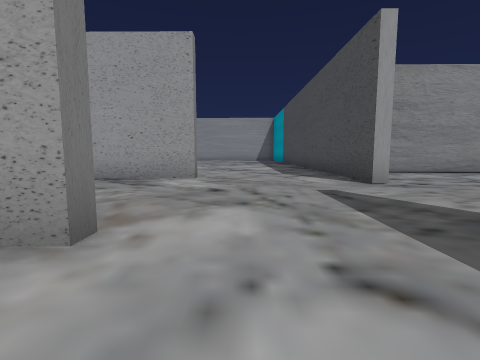
view 1 (above)

24 first-person views from a walk through a scene from a Unity 3-D project. The camera is 1.2 m above the floor, tilts 6° down and sees 85° across. The floor is counted in squares, 2 m on a side. Each view is taken from the middle of a square. On the plan, view 1 faces up. The plan holds only what a view shows up to about 9 squares ahead; the rest is blank. The place goes on beyond the plan.

view 2
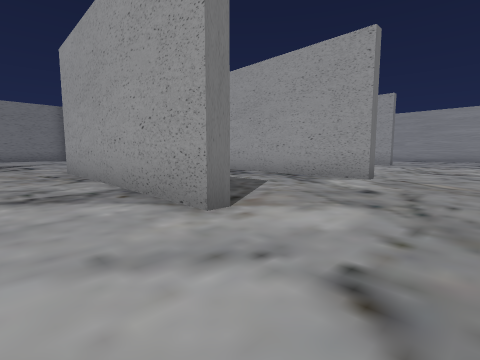

view 3
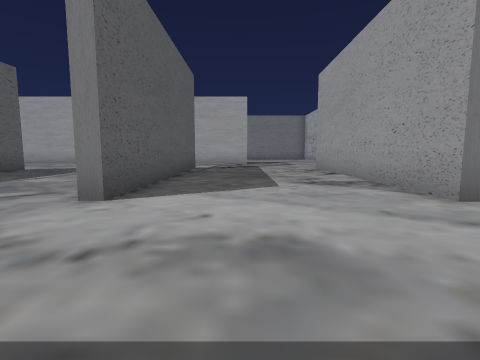

view 4
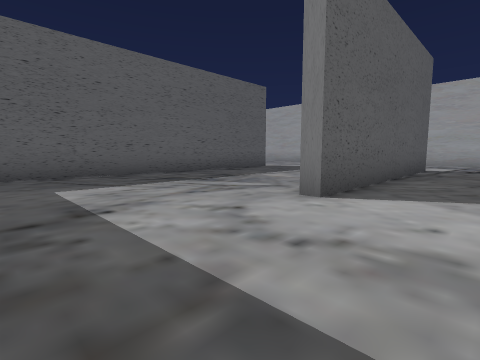

view 5
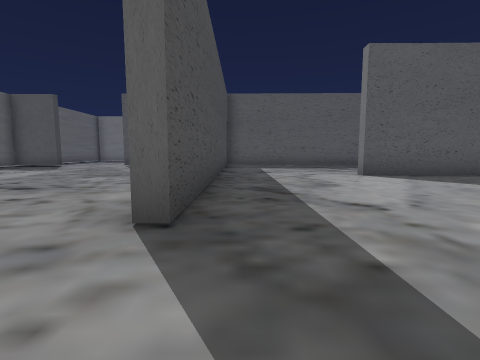

view 6
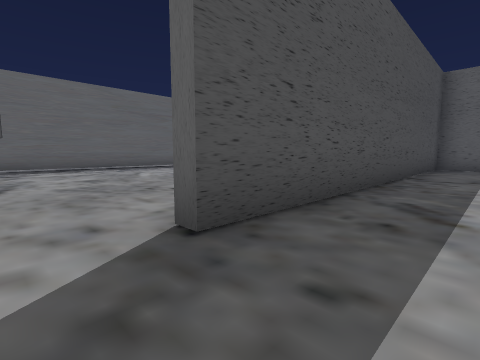

view 7
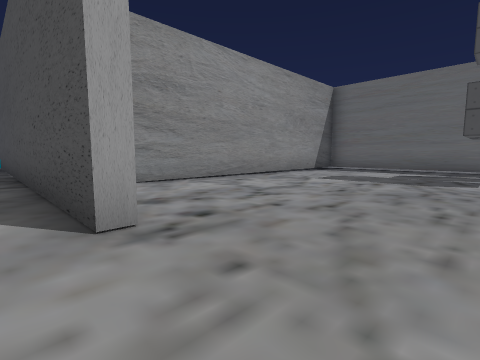

view 8
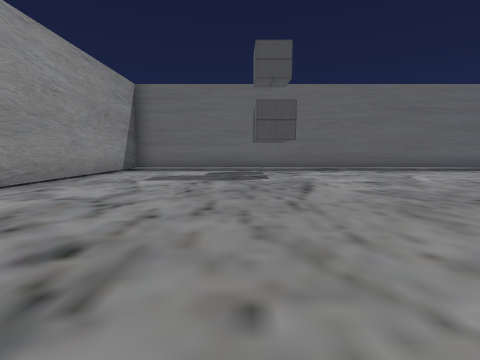

view 9
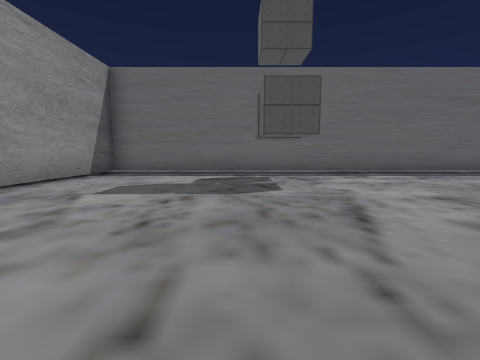

view 10
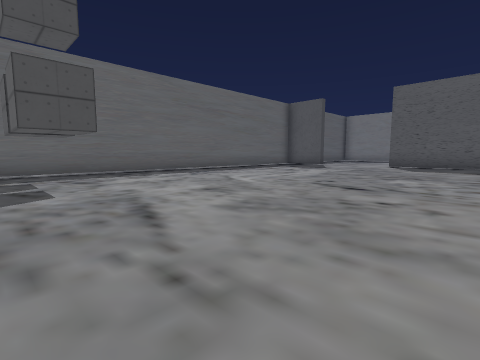

view 11
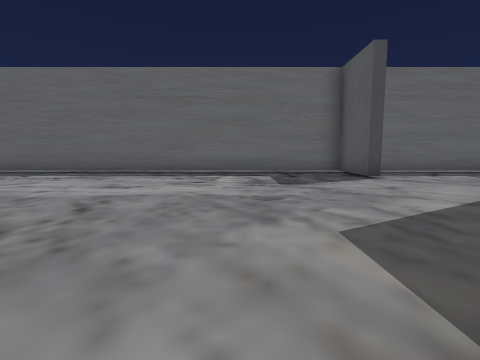

view 12
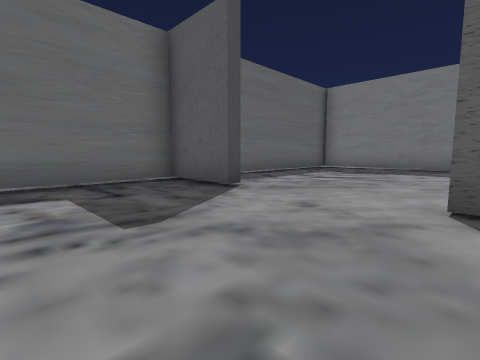

view 13
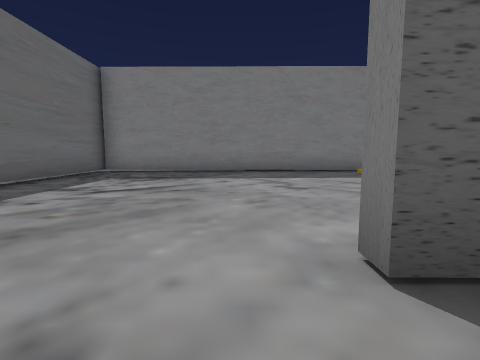

view 14
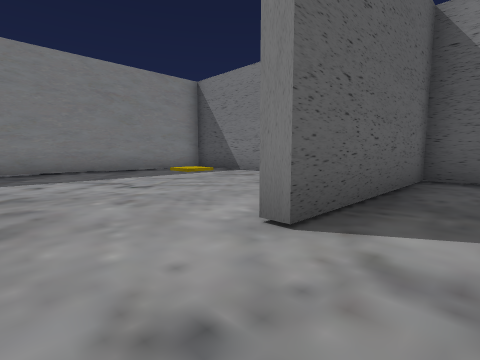

view 15
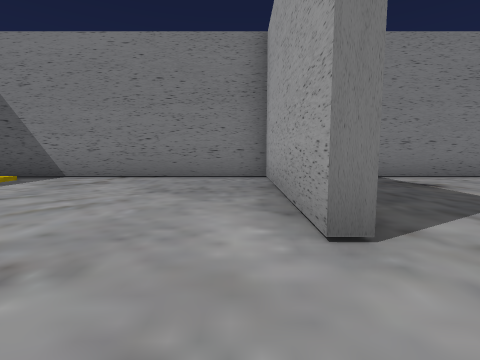

view 16
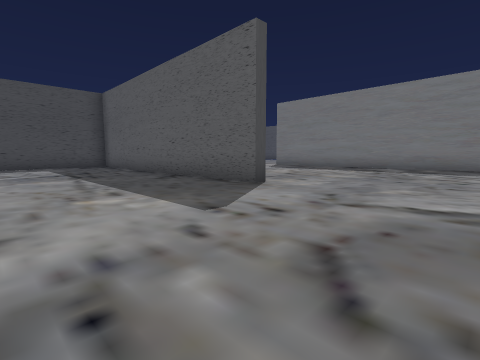

view 17
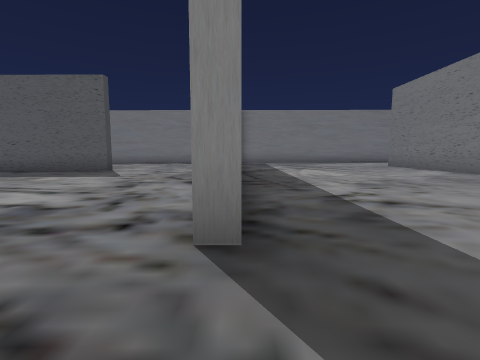

view 18
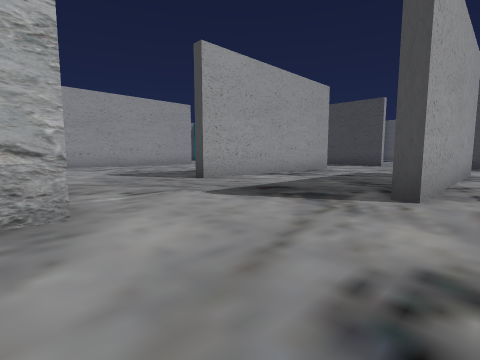

view 19
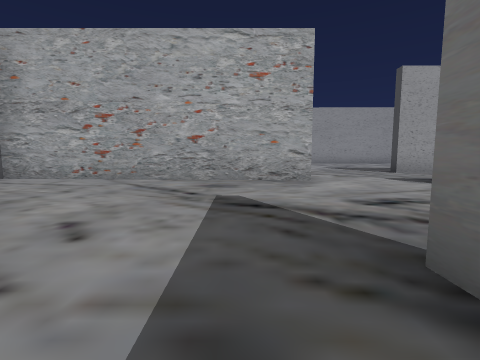

view 20
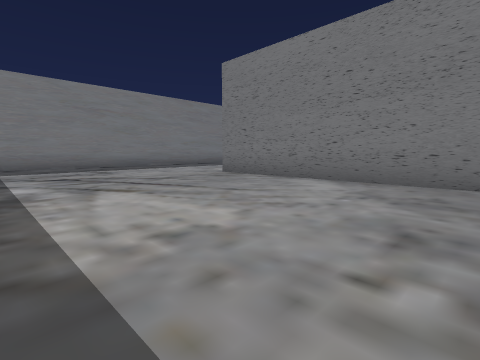

view 21
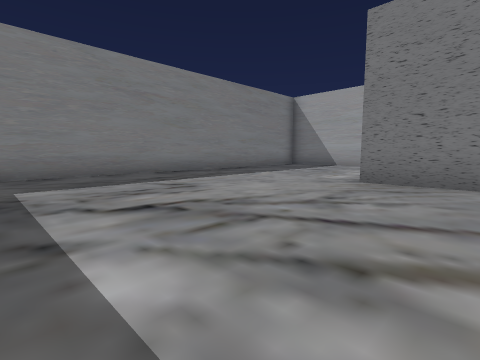

view 22
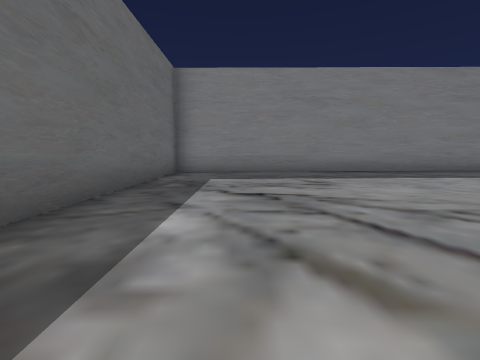

view 23
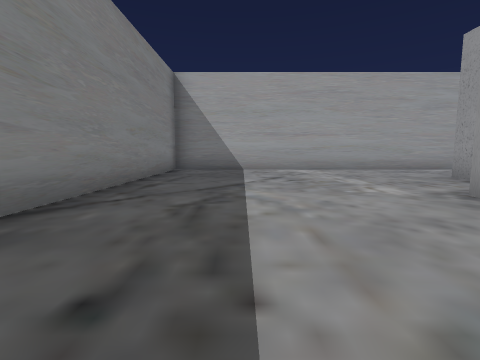

view 24
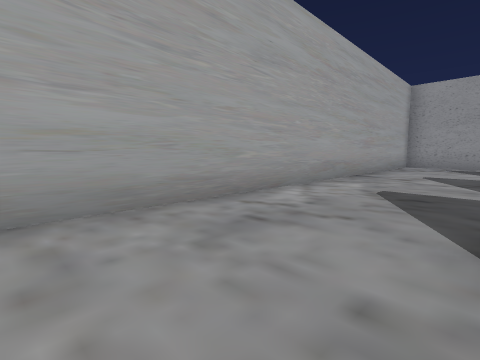

### Floor plan
Key: @ floor where view 1 was taken; # wall or solid block; . main floor; : floor 0.25 m higher than the main floor; - floor 0.25 m lower than the main floor.
Columns run from 23 left of view 1 to 13 right of it. Each row starts with its distance up from view 1.
 10               ..      .. .#
  9               ....    ....#####
  8              .....    ....#...#######
  7              ....     ....#........-#
  6              ...######....#........-#
  5              ......................-#
  4       #######......................-#
  3        :::::.......................-#
  2   #    :::::....######.............-#
  1  ::     ::::..............#........-#
  0 #::      :::...........@..#........-#
 -1 #:::      ::#.............#........-#
 -2 #:::     ::: .............#........-#
 -3 #:::    :::: ...######....#........-#
 -4 #:::  #::::: .............#........-#
 -5 #:::  #::::: .............#........-#
 -6 #:::  #::::: .............#........-#
 -7 #:::  #::::: .............#........-#
 -8 #:::###::::: ....##############...###
 -9 #:::::#:::::#.....        #........-#
-10 #:::::::::::#......       #........-#
-11 #:::::::::::#......       #........-#
-12 #:::::::::::#......       #........-#
-13 #:::::::::::#....         #........-#
-14 #:::::::::::# ..          #:.......-#
-15 #:::::::::::# .#          ######...-#
-16 ############# ##             ..######

Positions as (right, up) in squares from view 1, and headings:
1: (0, 0), facing up
2: (1, 0), facing up-left
3: (2, -1), facing left
4: (2, -1), facing down-left
5: (2, 4), facing down
6: (1, 3), facing down-right
7: (2, 3), facing up-right
8: (2, 4), facing right
9: (4, 4), facing right
10: (4, 4), facing down-right
11: (4, -5), facing right
12: (7, -5), facing down-right
13: (8, -7), facing down
14: (9, -7), facing down-left
15: (9, -9), facing left
16: (-10, -4), facing down-right
17: (-11, 1), facing down
18: (-11, 1), facing up-right
19: (-12, -2), facing up
20: (-12, -4), facing down-left
21: (-12, -8), facing down-left
22: (-13, -7), facing down
23: (-14, -13), facing left
24: (-20, -10), facing up-left
